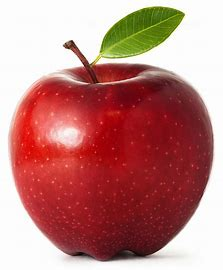
#> input picture openCV_class(cv2)/img/apple.jpg, 223 x 270 px
$ python l_thresh.py
#> lines starting #> are read from the running program, lines starting #| are printed output that depends on the picture; after the words box and inside, x2 and y2 are one past the last pixel; in counts of white or black regions, pixels touching at a corner belong together
# << 임계값 지정해서   이미지를  확인 해보자>>
import cv2 as cv
import matplotlib.pyplot as plt

# 이미지를 불러온다.
image = cv.imread('../img/apple.jpg')
#> image is the input picture: shape (270, 223, 3); mean B, G, R 126.6, 130.6, 190.2

# 이미지를 그레이스케일로 변환한다.
gray_image = cv.cvtColor(image, cv.COLOR_BGR2GRAY)
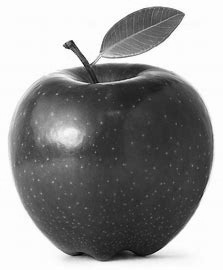
#> gray_image: shape (270, 223); min 2, max 255, mean 147.9

# 임계값을 적용한다. 여기서는 128을 기준으로 임계값을 적용하였다.
# 128 이하의 값은 0으로, 128 초과의 값은 255로 설정한다.
ret, thresh1 = cv.threshold(gray_image, 128, 255, cv.THRESH_BINARY)
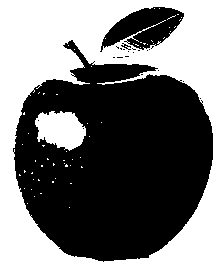
#> thresh1: shape (270, 223); 46.6% white; 60 white regions (58 under 20 px), largest, box (x1, y1, x2, y2) and area: (0, 0, 223, 270) 26502, (35, 111, 86, 151) 1452
ret, thresh2 = cv.threshold(gray_image, 128, 255, cv.THRESH_BINARY_INV)
ret, thresh3 = cv.threshold(gray_image, 128, 255, cv.THRESH_TRUNC)
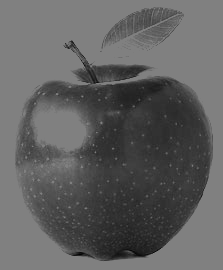
#> thresh3: shape (270, 223); min 2, max 128, mean 96.3
ret, thresh4 = cv.threshold(gray_image, 128, 255, cv.THRESH_TOZERO)
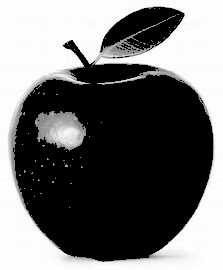
#> thresh4: shape (270, 223); min 0, max 255, mean 111.3
ret, thresh5 = cv.threshold(gray_image, 128, 255, cv.THRESH_TOZERO_INV)
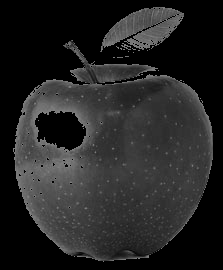
#> thresh5: shape (270, 223); min 0, max 128, mean 36.6

# 결과를 Matplotlib를 사용하여 출력한다.
titles = ['Original', 'BINARY', 'BINARY_INV', 'TRUNC', 'TOZERO', 'TOZERO_INV']
images = [gray_image, thresh1, thresh2, thresh3, thresh4, thresh5]

for i in range(6):
    plt.subplot(2, 3, i + 1)
    plt.imshow(images[i], 'gray')
    plt.title(titles[i])
    plt.axis('off')

plt.show()

$ run again, with openCV_class(cv2)/img/b.jpg copied over openCV_class(cv2)/img/apple.jpg
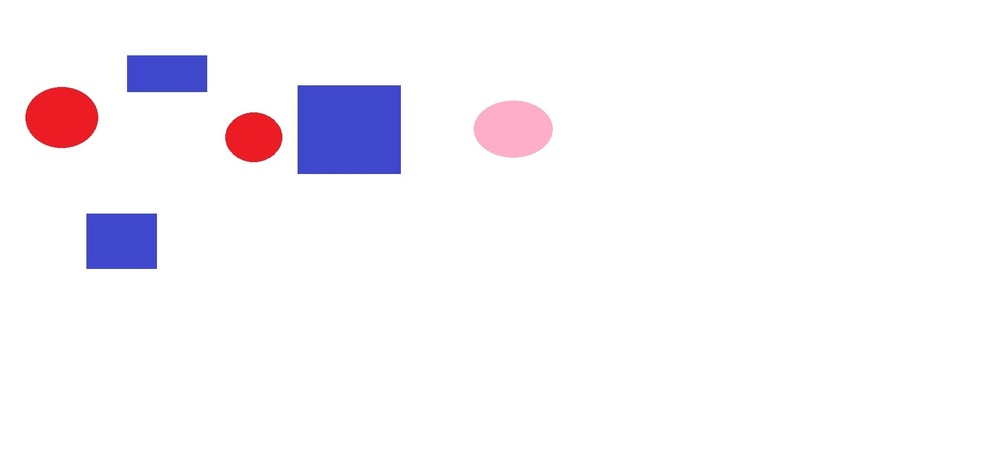
#> input picture openCV_class(cv2)/img/b.jpg, 1000 x 452 px, shrunk from 1771 x 800 before the run
#> image is the input picture: shape (452, 1000, 3); mean B, G, R 249.8, 244.9, 247.8
#> `ret, thresh1 = cv.threshold(gray_image, 128, 255, cv.THRESH_BINARY)`:
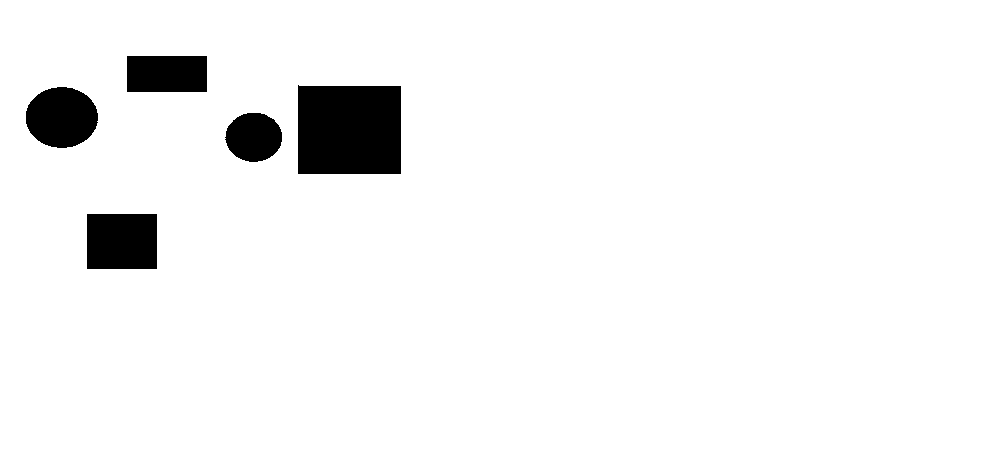
#> thresh1: shape (452, 1000); 95.3% white; 5 black regions, box (x1, y1, x2, y2) and area: (298, 85, 401, 174) 9065, (87, 214, 157, 269) 3850, (26, 87, 98, 148) 3444, (127, 56, 207, 92) 2880, (225, 113, 282, 162) 2176
#> `ret, thresh5 = cv.threshold(gray_image, 128, 255, cv.THRESH_TOZERO_INV)`:
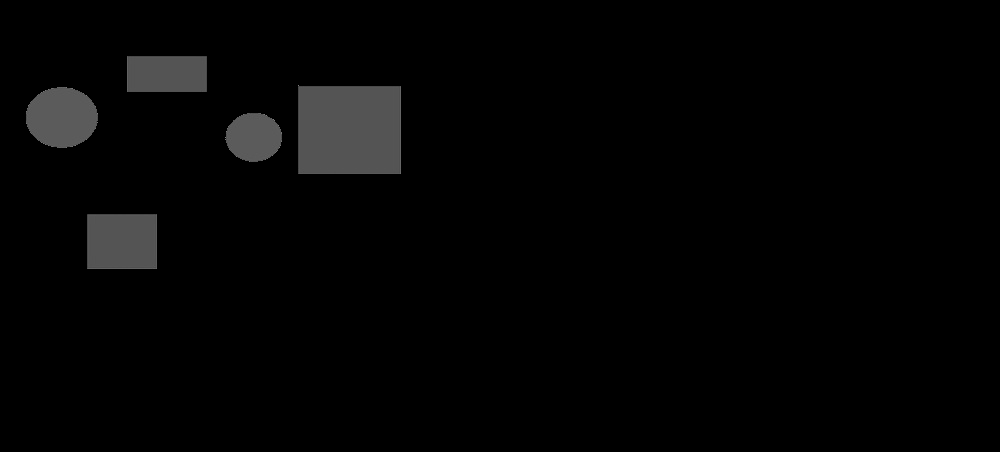
#> thresh5: shape (452, 1000); min 0, max 128, mean 4.1
